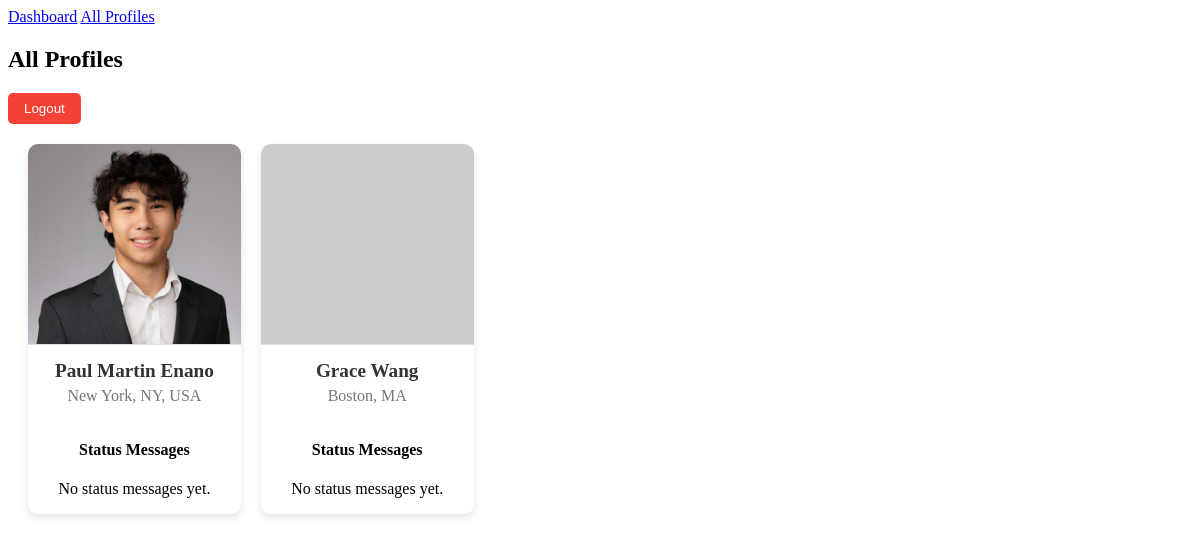
Page /profiles/ (signed in) on the committed database.
### tide/models.py (models this page shows, shortened)
class Profile(models.Model):
    user = models.OneToOneField(User, on_delete=models.CASCADE)  # Each user has one profile
    fname = models.CharField(max_length=100)
    lname = models.CharField(max_length=100)
    city = models.CharField(max_length=100)
    email = models.EmailField()
    image = models.ImageField(upload_to='profile_images/', blank=True, null=True)
    bio = models.TextField(default="This is where you can add a bio or description about the user.", blank=True)

### tide/views.py (the view)
# urls.py: path('profiles/', views.ShowAllProfilesView.as_view(), name='show_all_profiles'),  # Existing view
class ShowAllProfilesView(LoginRequiredMixin, ListView):
    model = Profile
    template_name = 'tide/show_all_profiles.html'
    context_object_name = 'profiles'
    def get_context_data(self, **kwargs):
        context = super().get_context_data(**kwargs)
        if self.request.user.is_authenticated:
            context['has_profile'] = Profile.objects.filter(user=self.request.user).exists()
        return context

### tide/templates/tide/show_all_profiles.html (shortened to what this page needs)
{% extends 'tide/base.html' %}
{% block content %}
    <h2>All Profiles</h2>
    {% if request.user.is_authenticated %}
        <form action="{% url 'logout' %}" method="post">
            <button type="submit">Logout</button>
        </form>
    {% endif %}
    <div class="profile-grid">
        {% for profile in profiles %}
        <div class="profile-card">
            <a href="{% url 'show_profile' profile.pk %}">
                {% if profile.image %}
                    <img src="{{ profile.image.url }}" class="profile-image" alt="{{ profile.fname }} {{ profile.lname }}">
                {% else %}
                    <img src="https://picsum.photos/200/300" class="profile-image" alt="Default Profile Image">
                {% endif %}
            </a>
            <div class="profile-info">
                <div class="profile-name">{{ profile.fname }} {{ profile.lname }}</div>
                <div class="profile-city">{{ profile.city }}</div>
            </div>
            <div class="status-messages">
                <h4>Status Messages</h4>
                {% for status in profile.statusmessage_set.all %}
                    <div class="status-message">
                        <p>{{ status.message }}</p>
                        {% if status.image %}
                            <img src="{{ status.image.url }}" class="status-image" alt="Status Image">
                        {% endif %}
                        <small>Posted on {{ status.created_at }}</small>
                    </div>
                {% empty %}
                    <p>No status messages yet.</p>
                {% endfor %}
            </div>
        </div>
        {% endfor %}
    </div>
{% endblock %}

### tide/static/tide/tidestyles.css (style rules this page uses)
.profile-grid { display: grid; grid-template-columns: repeat(auto-fill, minmax(200px, 1fr)); gap: 20px; padding: 20px; justify-items: center; }
.profile-card { background-color: #ffffff; border-radius: 10px; box-shadow: 0 4px 8px rgba(0, 0, 0, 0.1); overflow: hidden; text-align: center; width: 100%; max-width: 250px; transition: transform 0.3s ease, box-shadow 0.3s ease; }
.profile-image { width: 100%; height: 200px; object-fit: cover; border-bottom: 1px solid #ddd; display: block; }
.profile-info { padding: 15px; }
.profile-name { font-size: 1.2em; font-weight: bold; color: #333; margin-bottom: 5px; }
.profile-city { font-size: 1em; color: #777; }
button[type="submit"] { background-color: #f44336; color: white; padding: 8px 16px; border: none; border-radius: 5px; cursor: pointer; transition: background-color 0.3s; }
.profile-info { margin-bottom: 20px; }

### rows in the picture
Profile: image (picture), fname "Paul Martin", lname "Enano", city "New York, NY, USA"
Profile: fname "Grace", lname "Wang", city "Boston, MA"
